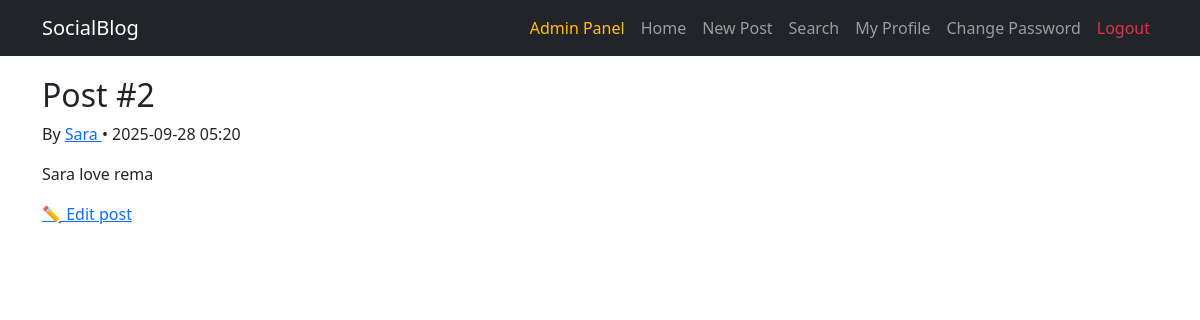
The app's page /post/2 (signed in) with its own data.
### app/models.py (models this page shows, shortened)
class Post(db.Model):
    __tablename__ = 'posts'
    id = db.Column(db.Integer, primary_key=True)
    body = db.Column(db.Text)
    body_html = db.Column(db.Text)
    timestamp = db.Column(db.DateTime, index=True, default=db.func.now())
    author_id = db.Column(db.Integer, db.ForeignKey('users.id'))
    comments = db.relationship('Comment', backref='post', lazy='dynamic')

class User(UserMixin, db.Model):
    __tablename__ = "users"
    id = db.Column(db.Integer, primary_key=True)
    username = db.Column(db.String(64), unique=True, index=True)
    email = db.Column(db.String(120), unique=True, index=True)
    password_hash = db.Column(db.String(128))
    confirmed = db.Column(db.Boolean, default=False)
    role_id = db.Column(db.Integer, db.ForeignKey('roles.id'))
    name = db.Column(db.String(64))
    location = db.Column(db.String(64))
    bio = db.Column(db.Text())
    member_since = db.Column(db.DateTime(), default=db.func.now())
    last_seen = db.Column(db.DateTime(), default=db.func.now())
    posts = db.relationship('Post', backref='author', lazy='dynamic')
    comments = db.relationship('Comment', backref='author', lazy='dynamic')
    followed = db.relationship(
        'Follow',
        foreign_keys=[Follow.follower_id],
        backref=db.backref('follower', lazy='joined'),
        lazy='dynamic',
        cascade='all, delete-orphan'
    )
    followers = db.relationship(
        'Follow',
        foreign_keys=[Follow.followed_id],
        backref=db.backref('followed', lazy='joined'),
        lazy='dynamic',
        cascade='all, delete-orphan'
    )
    def can(self, perm):
        return self.role is not None and (self.role.permissions & perm) == perm
    def is_administrator(self):
        return self.can(Permission.ADMIN)
    @property
    def password(self):
        raise AttributeError("password is not readable")
    def ping(self):
        self.last_seen = datetime.utcnow()
        db.session.add(self)
        db.session.commit()

### app/main/views.py (the view)
@main.route('/post/<int:id>')
def post(id):
    post = Post.query.get_or_404(id)
    return render_template('main/post.html', post=post)

### app/auth/views.py (called while the page is built)
@auth.before_app_request
def before_request():
    if current_user.is_authenticated:
        current_user.ping()
        if not current_user.confirmed \
                and request.blueprint != 'auth' \
                and request.endpoint != 'static':
            return redirect(url_for('auth.unconfirmed'))

### app/models.py (called while the page is built)
@login_manager.user_loader
def load_user(user_id):
    return User.query.get(int(user_id))

### app/templates/main/post.html
{% extends "base.html" %}
{% block content %}
  <h2>Post #{{ post.id }}</h2>
  <p class="meta">
    By <a href="{{ url_for('main.user_profile', username=post.author.username) }}">
      {{ post.author.username }}
    </a>
    • {{ post.timestamp.strftime('%Y-%m-%d %H:%M') }}
  </p>
  <div class="body">
    {{ post.body_html|safe }}
  </div>
  {% if current_user.is_authenticated and (current_user == post.author or current_user.is_administrator()) %}
    <p><a href="{{ url_for('main.edit_post', id=post.id) }}">✏️ Edit post</a></p>
  {% endif %}
{% endblock %}

### app/templates/base.html (style rules this page uses)
body { padding-top: 60px; }

### records on screen
Post: id "2", timestamp "2025-09-28 05:20", body_html "Sara love rema"
User: author.username "Sara"
